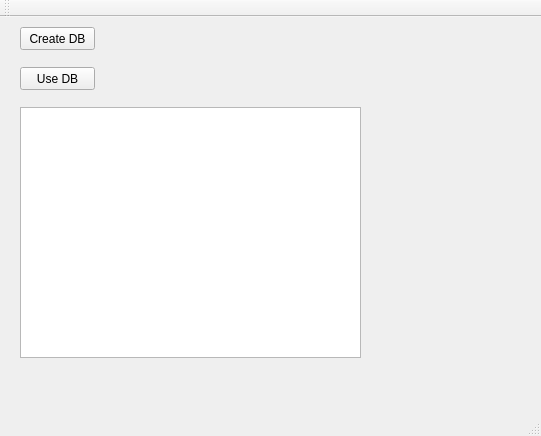
<?xml version="1.0" encoding="UTF-8"?>
<ui version="4.0">
 <class>MainWindow</class>
 <widget class="QMainWindow" name="MainWindow">
  <property name="geometry">
   <rect>
    <x>0</x>
    <y>0</y>
    <width>541</width>
    <height>436</height>
   </rect>
  </property>
  <property name="windowTitle">
   <string>MainWindow</string>
  </property>
  <widget class="QWidget" name="centralWidget">
   <widget class="QPushButton" name="pushButtonCreate">
    <property name="geometry">
     <rect>
      <x>20</x>
      <y>10</y>
      <width>75</width>
      <height>23</height>
     </rect>
    </property>
    <property name="text">
     <string>Create DB</string>
    </property>
   </widget>
   <widget class="QPushButton" name="pushButton">
    <property name="geometry">
     <rect>
      <x>20</x>
      <y>50</y>
      <width>75</width>
      <height>23</height>
     </rect>
    </property>
    <property name="text">
     <string>Use DB</string>
    </property>
   </widget>
   <widget class="QTextBrowser" name="textBrowser">
    <property name="geometry">
     <rect>
      <x>20</x>
      <y>90</y>
      <width>341</width>
      <height>251</height>
     </rect>
    </property>
   </widget>
  </widget>
  <widget class="QMenuBar" name="menuBar">
   <property name="geometry">
    <rect>
     <x>0</x>
     <y>0</y>
     <width>541</width>
     <height>21</height>
    </rect>
   </property>
  </widget>
  <widget class="QToolBar" name="mainToolBar">
   <attribute name="toolBarArea">
    <enum>TopToolBarArea</enum>
   </attribute>
   <attribute name="toolBarBreak">
    <bool>false</bool>
   </attribute>
  </widget>
  <widget class="QStatusBar" name="statusBar"/>
 </widget>
 <layoutdefault spacing="6" margin="11"/>
 <resources/>
 <connections/>
</ui>
